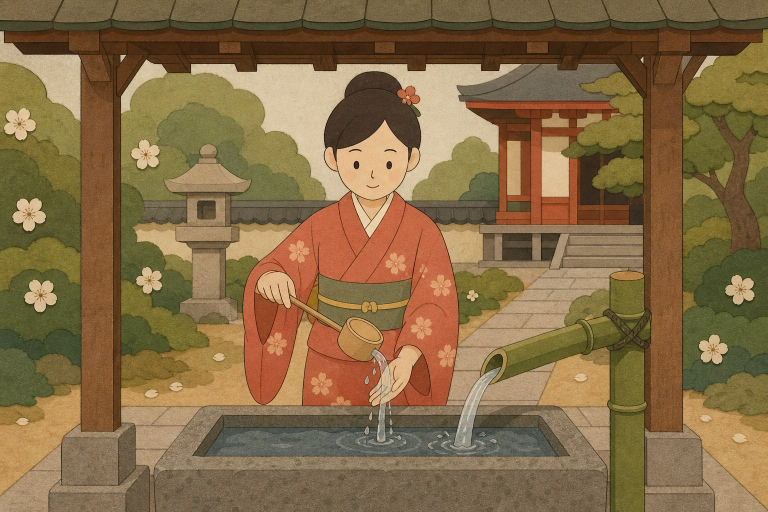
#> input picture assets/japan/images/f2.jpg, 1536 x 1024 px (shown at 1/2 size)
$ python -i japan_hook20.py   (imports and definitions only)
#> lines starting #> are read from the running program, lines starting #| are printed output that depends on the picture
### pipeline/mapstory/demo.py
"""Demo: bản đồ cổ + nhân vật 2D vẽ bằng code (bắt tay, nhép miệng, há miệng).

python3 pipeline/mapstory/demo.py <ne_50m_admin_0_countries.geojson> <out.mp4>
"""
import json, math, subprocess, sys
import numpy as np
import cairosvg
from PIL import Image, ImageFilter
from shapely.geometry import shape, box

W, H, FPS, DUR = 1080, 1920, 30, 7.2
COSF = math.cos(math.radians(15))

# ---------- tiện ích ----------
def clamp(x, a=0.0, b=1.0): return max(a, min(b, x))
def prog(t, t0, t1): return clamp((t - t0) / (t1 - t0))
def ease_io(x): return x * x * (3 - 2 * x)
def ease_out(x): return 1 - (1 - x) ** 3
def ease_back(x, s=1.7):
    x -= 1
    return x * x * ((s + 1) * x + s) + 1
def lerp(a, b, x): return a + (b - a) * x
# [25 lines left out: functions mix, load_map, not called in this run]

LAND, LAND_EDGE, SEA = "#dccb9c", "#a8925f", "#5f9a98"
VN_COLOR = "#c8323c"

# [35 lines left out: function map_svg, not called in this run]

def outlined(attrs, txt, fill, stroke, sw):
    """cairosvg không hỗ trợ paint-order: vẽ viền trước, chữ đè lên sau."""
    return (f'<text {attrs} fill="{stroke}" stroke="{stroke}" stroke-width="{sw}" stroke-linejoin="round">{txt}</text>'
            f'<text {attrs} fill="{fill}">{txt}</text>')

# ---------- nhân vật 2D ----------
OUT = "#262220"
SKIN = "#f4d7bb"

# [82 lines left out: functions mouth, eyes, arm, quan_nha_nguyen, si_quan_phap, talk_mouth and 1 more, not called in this run]

# ---------- phụ đề ----------
CAPS = [(0.0, 1.25, "Năm 1862"), (1.25, 2.45, "triều đình Huế"), (2.45, 3.6, "ngồi vào bàn"),
        (3.6, 4.8, "ký hòa ước với Pháp"), (4.8, 6.0, "và mất ba tỉnh"), (6.0, 99, "miền Đông Nam Kỳ")]

# [39 lines left out: functions caption, make_texture, main, not called in this run]

# [2 lines that do not run on import are left out]

### pipeline/mapstory/japan_hook20.py
"""Thử 20 giây mở đầu tập Nhật Bản theo nghiên cứu viral: hook (Mông Nguyên 1281 thất bại ở Nhật và Đại Việt) rồi mới chào.

python3 pipeline/mapstory/japan_hook20.py <geo_dir> <vo_dir> <globe_frames> <out.mp4> [giây,giây…]
"""
import io, json, math, os, subprocess, sys
from multiprocessing import Pool
import numpy as np
import cairosvg
from PIL import Image

sys.path.insert(0, os.path.dirname(__file__))
from demo import clamp, prog, ease_io, ease_out, ease_back, lerp, mix, outlined, make_texture, OUT, LAND, LAND_EDGE, SEA
from ftx import build_captions
from plaza_1985 import W, H, caption, lbl, big, window, YEL, BRN, JP_COL
from plaza_globe_test import projector
from vn_intro import HOANG_SA, TRUONG_SA
import japan_5min as J
import japan_kit as K

FPS = 30
COSF = J.COSF
MONGOL = "#9a6a2a"
VNC = "#d23a2f"
G = {}
LANG = os.environ.get("VLANG", "vi")
STR = {
    "vi": {"jp": "Nhật Bản", "dv": "Đại Việt", "song": "nhà Tống", "fail": "thất bại", "also": "cũng như", "hello": "đây là", "hist": "lịch sử Nhật",
           "MONGOL": "MÔNG NGUYÊN", "JAPAN": "NHẬT BẢN", "DAIVIET": "ĐẠI VIỆT", "SONGPIN": "Nhà Tống sụp đổ (1279)", "FAILED": "THẤT BẠI",
           "HS": "Hoàng Sa", "TS": "Trường Sa", "CHANNEL": "LỊCH SỬ THẾ GIỚI", "T1": "LỊCH SỬ", "T2": "NHẬT BẢN", "TAG_M": "Quân Mông Nguyên", "TAG_S": "Samurai"},
    "en": {"jp": "In Japan", "dv": "Dai Viet", "song": "Song", "fail": "failed", "also": "and in a small", "hello": "Welcome", "hist": "history of Japan",
           "MONGOL": "MONGOL YUAN", "JAPAN": "JAPAN", "DAIVIET": "DAI VIET", "SONGPIN": "Song dynasty falls (1279)", "FAILED": "FAILED",
           "HS": "Hoàng Sa (Paracel Is.)", "TS": "Trường Sa (Spratly Is.)", "CHANNEL": "HISTORY OF THE WORLD", "T1": "HISTORY OF", "T2": "JAPAN",
           "TAG_M": "Mongol soldier", "TAG_S": "Samurai", "YEARS": "200 YEARS", "LOCKED": "locked", "WENT": "went on"}}
HILITE = {"vi": {"thất", "bại", "Đại", "Việt", "Mông", "Nguyên", "Nhật", "Bản"},
          "en": {"failed", "failed.", "Dai", "Viet,", "Viet", "Mongols,", "Japan", "Japan.", "Japan...", "two", "hundred", "European", "empire", "China", "largest", "Vietnam", "Vietnam.", "locked", "doors"}}
def S(k):
    return STR[LANG][k]

def T(k):
    return G["T"][k]

# [18 lines left out: functions wt, cam, not called in this run]

def jp_on(t):
    return prog(t, wt("h3", S("jp"), -0.2), wt("h3", S("jp"), 0.5))

def vn_on(t):
    return prog(t, wt("h3", S("dv"), -0.2), wt("h3", S("dv"), 0.5))

# [76 lines left out: functions map_bg, stamp, map_marks, title, not called in this run]

# ---------- phụ đề: từ khóa tô vàng ----------
_FONT = None
# [26 lines left out: functions _font, caption_hl, not called in this run]

# ---------- đoạn cắt nhanh hé lộ (câu hứa hẹn h5) ----------
PADLOCK = (f'<path d="M -60 -10 L -60 -70 Q -60 -130 0 -130 Q 60 -130 60 -70 L 60 -10" fill="none" stroke="#c9c9c9" stroke-width="26"/>'
           f'<path d="M -60 -10 L -60 -70 Q -60 -130 0 -130 Q 60 -130 60 -70 L 60 -10" fill="none" stroke="{OUT}" stroke-width="6" opacity=".5"/>'
           f'<rect x="-100" y="-20" width="200" height="160" rx="22" fill="#d9a93a" stroke="{OUT}" stroke-width="8"/>'
           f'<circle cx="0" cy="44" r="20" fill="{OUT}"/><rect x="-8" y="50" width="16" height="44" fill="{OUT}"/>')

# [68 lines left out: functions montage, sfx_events, punch, globe_overlay, not called in this run]

# ---------- nhân vật ----------
def cast():
    return [("mongol", 1690, 1.0, T("h4") + 0.4, [(0, "smug", "point"), (T("h2"), "laugh", "cheer"), (wt("h3", S("fail"), -0.1), "shock", "shock"), (wt("h3", S("dv"), 0.4), "sad", "sad")], S("TAG_M")),
            ("samurai", 230, 3.4, (T("h5") - 0.3) if "h5" in G["T"] else 99, [(0, "shock", "shock"), (T("h2"), "shock", "idle"), (wt("h3", S("fail"), -0.1), "laugh", "cheer"), (T("h4"), "smile", "wave")], S("TAG_S"))]

# [8 lines left out: function background, not called in this run]

def render(i):
    t = i / FPS
    b = T("h2") - 0.15
    kind = "globe" if t < b else "map"
    if "h5" in G["T"] and t >= T("h5"):
        mk, idx, mo = montage(t)
        if mk == "art":
            j = min(G["ahave"], key=lambda x: abs(x - idx))
            base = np.clip(np.asarray(Image.open(f'{G["adir"]}/f{j:05d}.jpg').convert("RGB"), dtype=np.float32) * G["tex6"], 0, 255)
        else:
            base = background("map", t, i) * 0.75
        fl = max(0.0, 1 - (t - T("h5")) / 0.12)  # chớp trắng khi vào đoạn cắt nhanh
        base = base * (1 - fl) + 255 * fl
        fg = (f'<svg xmlns="http://www.w3.org/2000/svg" width="{W}" height="{H}">{mo}{caption_hl(t)}</svg>')
        f = np.asarray(Image.open(io.BytesIO(cairosvg.svg2png(bytestring=fg.encode()))).convert("RGBA"), dtype=np.float32)
        a = f[..., 3:4] / 255
        return finish(base * (1 - a) + f[..., :3] * a, t)
    base = background(kind, t, i)
    if kind == "map" and t < b + 0.35:
        k = (t - b) / 0.35
        base = background("globe", t, i) * (1 - k) + base * k
    layer = globe_overlay(t, i) if kind == "globe" else map_marks(t)
    sx = sy = 0
    for t0, amp in ((wt("h3", S("fail"), -0.1), 12), (wt("h3", S("dv"), 0.0), 12)):
        if t0 <= t < t0 + 0.45:
            kk = 1 - (t - t0) / 0.45
            sx, sy = math.sin(t * 90) * amp * kk, math.cos(t * 77) * amp * kk
    if sx or sy:
        base = np.roll(base, (int(sy), int(sx)), axis=(0, 1))
    fg = (f'<svg xmlns="http://www.w3.org/2000/svg" width="{W}" height="{H}"><g transform="translate({sx:.1f},{sy:.1f})">{layer}</g>'
          f'{J.characters(t)}{title(t)}{caption_hl(t)}</svg>')
    f = np.asarray(Image.open(io.BytesIO(cairosvg.svg2png(bytestring=fg.encode()))).convert("RGBA"), dtype=np.float32)
    a = f[..., 3:4] / 255
    return finish(base * (1 - a) + f[..., :3] * a, t)

# [49 lines left out: functions finish, init, main, not called in this run]

# [2 lines not run here, left out]

>>> import cv2
>>> picture = cv2.imread('../../assets/japan/images/f2.jpg', cv2.IMREAD_GRAYSCALE)
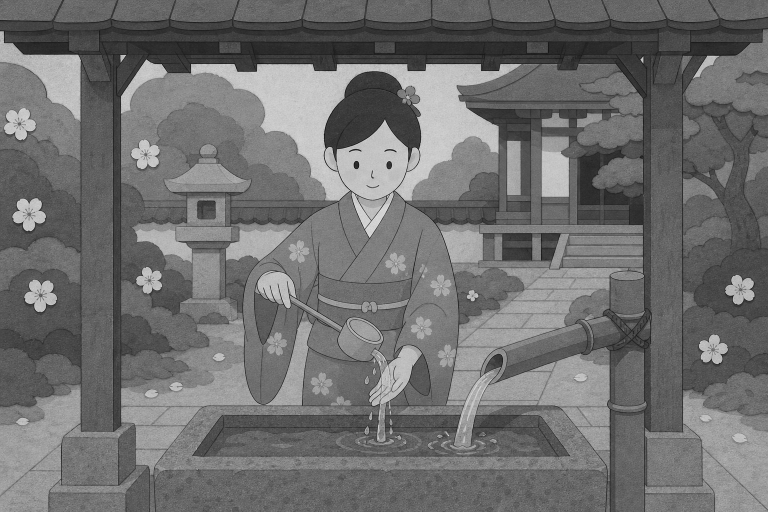
#> picture: shape (1024, 1536) (shown at 1/2 size); min 0, max 244, mean 111.6
>>> result = render(picture)
#> (the run stopped early here; a loop or call above may not have finished)
